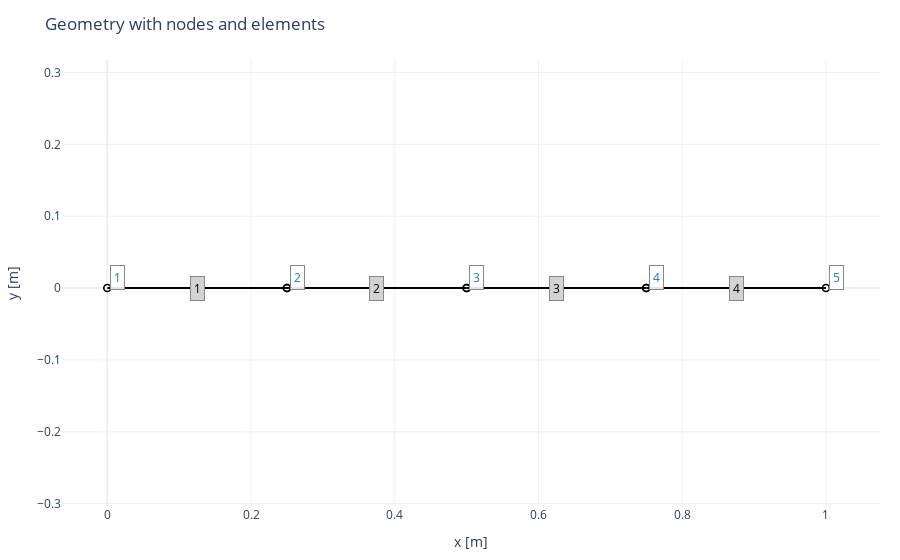

Write notebook code for a chart like this one.
### Markdown cell above
# Beam example 
A simply suppoted beam subjected to a distributed load with constant intensity. 
It is modelled using 2D-beam elements (beam2e/beam2s) using four elements in series. 

Dofs and elements:
```
       (1)         (2)         (3)           (4)          
1,2,3 ----- 3,4,5 ----- 6,7,8 ----- 9,10,11 ----- 12,13,14
```

### Code cell
from mha021 import *

L = 1 # [m]
q = 10e3 # [N/m]
I = 1e-4 # [m^4]
E = 200e9 # [Pa]
A = 5e-3 # [m^2]

Ex = np.array([
    [0,  0.25*L],
    [0.25*L,  0.5*L],
    [0.5*L,  0.75*L],
    [0.75*L,  L]
])
Ey = np.array([ 
    [0,  0],
    [0,  0],
    [0,  0],
    [0,  0]
])

fig = draw_discrete_elements(
    Ex, Ey,
    title="Geometry with nodes and elements",
    xlabel="x [m]",
    ylabel="y [m]",
    annotate="both"
)
fig.show()

Edof = np.array([
    [1, 2, 3, 4, 5, 6],
    [4, 5, 6, 7, 8, 9],
    [7, 8, 9, 10, 11, 12],
    [10, 11, 12, 13, 14, 15]
])

num_el = Edof.shape[0]
qxy = np.zeros((num_el, 2)) # Distributed loads 
qxy[:, 1] = -q # All elements in vertical direction

ep = [E, A, I]
num_dofs = np.max(np.max(Edof))

### Figure 1 — Plotly figure (JSON) as saved in the notebook; plotly's stock layout.template omitted (floating-point values rounded to 4 significant figures)
{"data": [{"hoverinfo": "skip", "line": {"color": "black", "dash": "solid", "width": 2}, "mode": "lines", "name": "elements", "type": "scatter", "x": [0, 0.25, 0, null, 0.25, 0.5, 0.25, null, 0.5, 0.75, 0.5, null, 0.75, 1, 0.75, null], "y": [0, 0, 0, null, 0, 0, 0, null, 0, 0, 0, null, 0, 0, 0, null]}, {"hovertemplate": "x=%{x:.3f}<br>y=%{y:.3f}<extra></extra>", "marker": {"color": "rgba(0,0,0,0)", "line": {"color": "black", "width": 1.6}, "size": 7, "symbol": "circle"}, "mode": "markers", "name": "nodes", "type": "scatter", "x": [0.0, 0.25, 0.25, 0.5, 0.5, 0.75, 0.75, 1.0], "y": [0.0, 0.0, 0.0, 0.0, 0.0, 0.0, 0.0, 0.0]}, {"hoverinfo": "text", "hovertext": ["Node 1", "Node 2", "Node 3", "Node 4", "Node 5"], "marker": {"color": "rgba(0,0,0,0)", "size": 1}, "mode": "markers", "showlegend": false, "type": "scatter", "x": [0.01414, 0.2641, 0.5141, 0.7641, 1.014], "y": [0.01414, 0.01414, 0.01414, 0.01414, 0.01414]}, {"hoverinfo": "text", "hovertext": ["Element 1", "Element 2", "Element 3", "Element 4"], "marker": {"color": "rgba(0,0,0,0)", "size": 1}, "mode": "markers", "showlegend": false, "type": "scatter", "x": [0.125, 0.375, 0.625, 0.875], "y": [0, 0, 0, 0]}], "layout": {"annotations": [{"bgcolor": "rgba(255,255,255,0.9)", "bordercolor": "#888", "borderpad": 3, "borderwidth": 1, "font": {"color": "#1f77b4", "size": 12}, "showarrow": false, "text": "1", "x": 0.01414, "xref": "x", "y": 0.01414, "yref": "y"}, {"bgcolor": "rgba(255,255,255,0.9)", "bordercolor": "#888", "borderpad": 3, "borderwidth": 1, "font": {"color": "#1f77b4", "size": 12}, "showarrow": false, "text": "2", "x": 0.2641, "xref": "x", "y": 0.01414, "yref": "y"}, {"bgcolor": "rgba(255,255,255,0.9)", "bordercolor": "#888", "borderpad": 3, "borderwidth": 1, "font": {"color": "#1f77b4", "size": 12}, "showarrow": false, "text": "3", "x": 0.5141, "xref": "x", "y": 0.01414, "yref": "y"}, {"bgcolor": "rgba(255,255,255,0.9)", "bordercolor": "#888", "borderpad": 3, "borderwidth": 1, "font": {"color": "#1f77b4", "size": 12}, "showarrow": false, "text": "4", "x": 0.7641, "xref": "x", "y": 0.01414, "yref": "y"}, {"bgcolor": "rgba(255,255,255,0.9)", "bordercolor": "#888", "borderpad": 3, "borderwidth": 1, "font": {"color": "#1f77b4", "size": 12}, "showarrow": false, "text": "5", "x": 1.014, "xref": "x", "y": 0.01414, "yref": "y"}, {"bgcolor": "lightgrey", "bordercolor": "#888", "borderpad": 3, "borderwidth": 1, "font": {"color": "#000", "size": 12}, "showarrow": false, "text": "1", "x": 0.125, "xref": "x", "y": 0, "yref": "y"}, {"bgcolor": "lightgrey", "bordercolor": "#888", "borderpad": 3, "borderwidth": 1, "font": {"color": "#000", "size": 12}, "showarrow": false, "text": "2", "x": 0.375, "xref": "x", "y": 0, "yref": "y"}, {"bgcolor": "lightgrey", "bordercolor": "#888", "borderpad": 3, "borderwidth": 1, "font": {"color": "#000", "size": 12}, "showarrow": false, "text": "3", "x": 0.625, "xref": "x", "y": 0, "yref": "y"}, {"bgcolor": "lightgrey", "bordercolor": "#888", "borderpad": 3, "borderwidth": 1, "font": {"color": "#000", "size": 12}, "showarrow": false, "text": "4", "x": 0.875, "xref": "x", "y": 0, "yref": "y"}], "margin": {"b": 40, "l": 40, "r": 20, "t": 60}, "showlegend": false, "title": {"text": "Geometry with nodes and elements"}, "xaxis": {"title": {"text": "x [m]"}}, "yaxis": {"scaleanchor": "x", "scaleratio": 1, "title": {"text": "y [m]"}}}}
